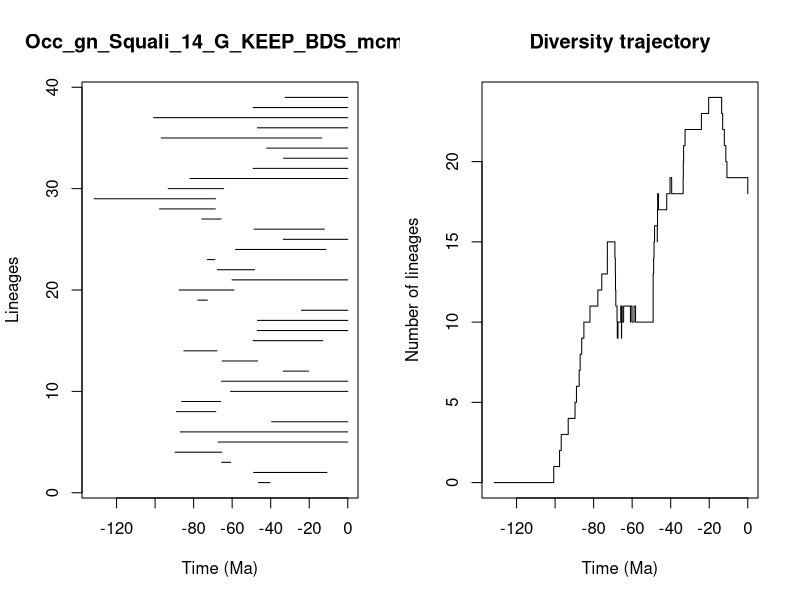

This figure's R source:


pdf(file='../Results/Genus/5_MA_bins_EP_FT/pyrate_mcmc_logs/Occ_gn_Squali_14_G_KEEP_BDS_mcmc_LTT.pdf',width=0.6*20, height=0.6*10)
title = "Occ_gn_Squali_14_G_KEEP_BDS_mcmc"
ts=c(46.31813524649745, 48.858731279925706,65.46034687096002,89.65087443951927,67.35018724265267,86.98506707725966,39.494677242472214,88.90184915961117,86.17552736114877,60.88241129497123,65.56380760569877,33.530573152401814,65.17920242556522,85.05049301592666,49.11466918989371,46.96430240512087,46.8337304246178,24.06952664684112,77.80591716599956,87.49425250290491,60.057748583231984,67.70879657732507,72.88208752348494,58.231997140118864,33.44514573159644,48.64178778877532,75.76625290173769,97.67080622837557,131.6157916528705,93.18252974063951,81.88712071423959,49.11141990006637,33.28884611517655,42.049058809057136,96.80682593440902,46.93597912304953,100.69952606104934,49.10404994644412,32.533172120279886)
te=c(40.3407640760823, 10.821608354894952,60.77708337034155,65.45439807338187,0.0,0.0,0.0,68.48364506929738,65.92509147198254,0.0,0.0,20.29493668355547,46.772970217522165,67.83352915636671,13.019001407224506,0.0,0.0,0.0,72.86283168275827,59.016406578549216,0.0,48.37408436328205,68.94933316271948,11.380724014957424,0.0,12.161156156078373,65.73046491583416,68.7319500088639,68.64490884941576,64.42450926652722,0.0,0.0,0.0,0.0,13.557259529400586,0.0,0.0,0.0,0.0)
div_traj=c(0, 1,2,3,4,5,6,7,8,9,10,11,12,13,14,15,14,13,12,11,10,9,10,11,10,9,10,11,10,11,10,11,10,11,10,11,12,13,14,15,16,15,16,17,18,17,18,19,18,19,20,21,22,23,24,23,22,21,20,19,18)
time_events=c(131.6157916528705, 100.69952606104934,97.67080622837557,96.80682593440902,93.18252974063951,89.65087443951927,88.90184915961117,87.49425250290491,86.98506707725966,86.17552736114877,85.05049301592666,81.88712071423959,77.80591716599956,75.76625290173769,72.88208752348494,72.86283168275827,68.94933316271948,68.7319500088639,68.64490884941576,68.48364506929738,67.83352915636671,67.70879657732507,67.35018724265267,65.92509147198254,65.73046491583416,65.56380760569877,65.46034687096002,65.45439807338187,65.17920242556522,64.42450926652722,60.88241129497123,60.77708337034155,60.057748583231984,59.016406578549216,58.231997140118864,49.11466918989371,49.11141990006637,49.10404994644412,48.858731279925706,48.64178778877532,48.37408436328205,46.96430240512087,46.93597912304953,46.8337304246178,46.772970217522165,46.31813524649745,42.049058809057136,40.3407640760823,39.494677242472214,33.530573152401814,33.44514573159644,33.28884611517655,32.533172120279886,24.06952664684112,20.29493668355547,13.557259529400586,13.019001407224506,12.161156156078373,11.380724014957424,10.821608354894952,0.0)
                par(mfrow=c(1,2))
                L = length(ts)
                plot(ts, 1:L , xlim=c(-max(ts)-1,0), pch=20, type="n", main=title,xlab="Time (Ma)",ylab="Lineages")
                for (i in 1:L){segments(x0=-te[i],y0=i,x1=-ts[i],y1=i)}    
                t = -time_events
                plot(div_traj ~ t,type="s", main = "Diversity trajectory",xlab="Time (Ma)",ylab="Number of lineages",xlim=c(-max(ts)-1,0))
                abline(v=c(65,200,251,367,445),lty=2,col="gray")
                
